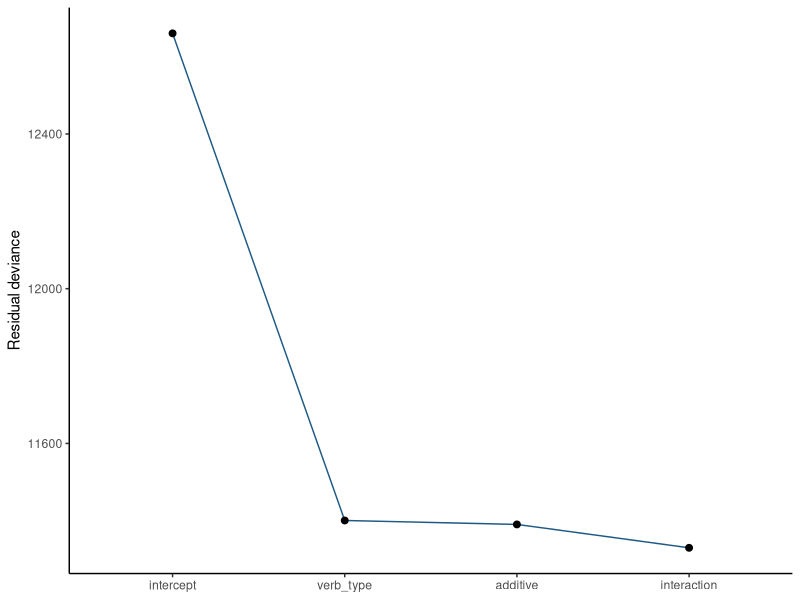

This chart was generated by the following R code:
## ---- chunk 1
#| label: fit-deviance-sequence
#| echo: true
st <- read.csv("data/supertelicity/supertelicity-cloze.csv")
st$verb_type <- factor(st$verb_type, levels = c("manner", "result"))
st$contentfulness <- factor(st$contentfulness,
                            levels = c("contentful", "bleached", "templatic"))
models <- list(
  intercept = glm(prep_in ~ 1, binomial(), st),
  verb_type = glm(prep_in ~ verb_type, binomial(), st),
  additive = glm(prep_in ~ verb_type + contentfulness, binomial(), st),
  interaction = glm(prep_in ~ verb_type * contentfulness, binomial(), st)
)
comparison <- data.frame(
  model = factor(names(models), levels = names(models)),
  parameters = vapply(models, function(x) length(coef(x)), integer(1)),
  residual_deviance = vapply(models, deviance, numeric(1))
)
comparison$deviance_reduction <- c(NA, -diff(comparison$residual_deviance))
comparison
## ---- chunk 2
#| label: plot-deviance-sequence
#| echo: true
library(ggplot2)
ggplot(comparison, aes(model, residual_deviance, group = 1)) +
  geom_line(color = "#1F5A85") + geom_point(size = 2) +
  labs(x = NULL, y = "Residual deviance") + theme_classic()
